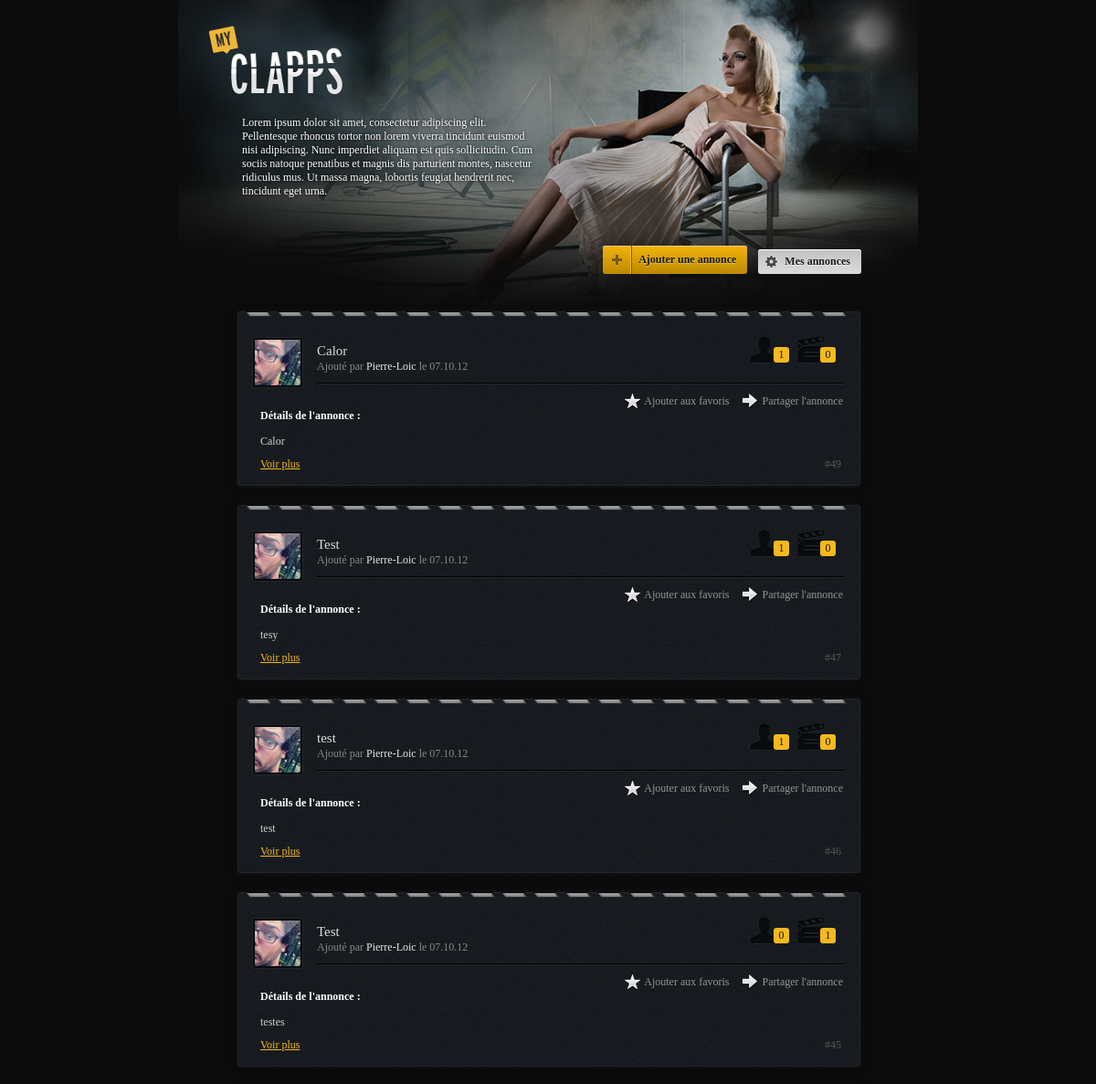
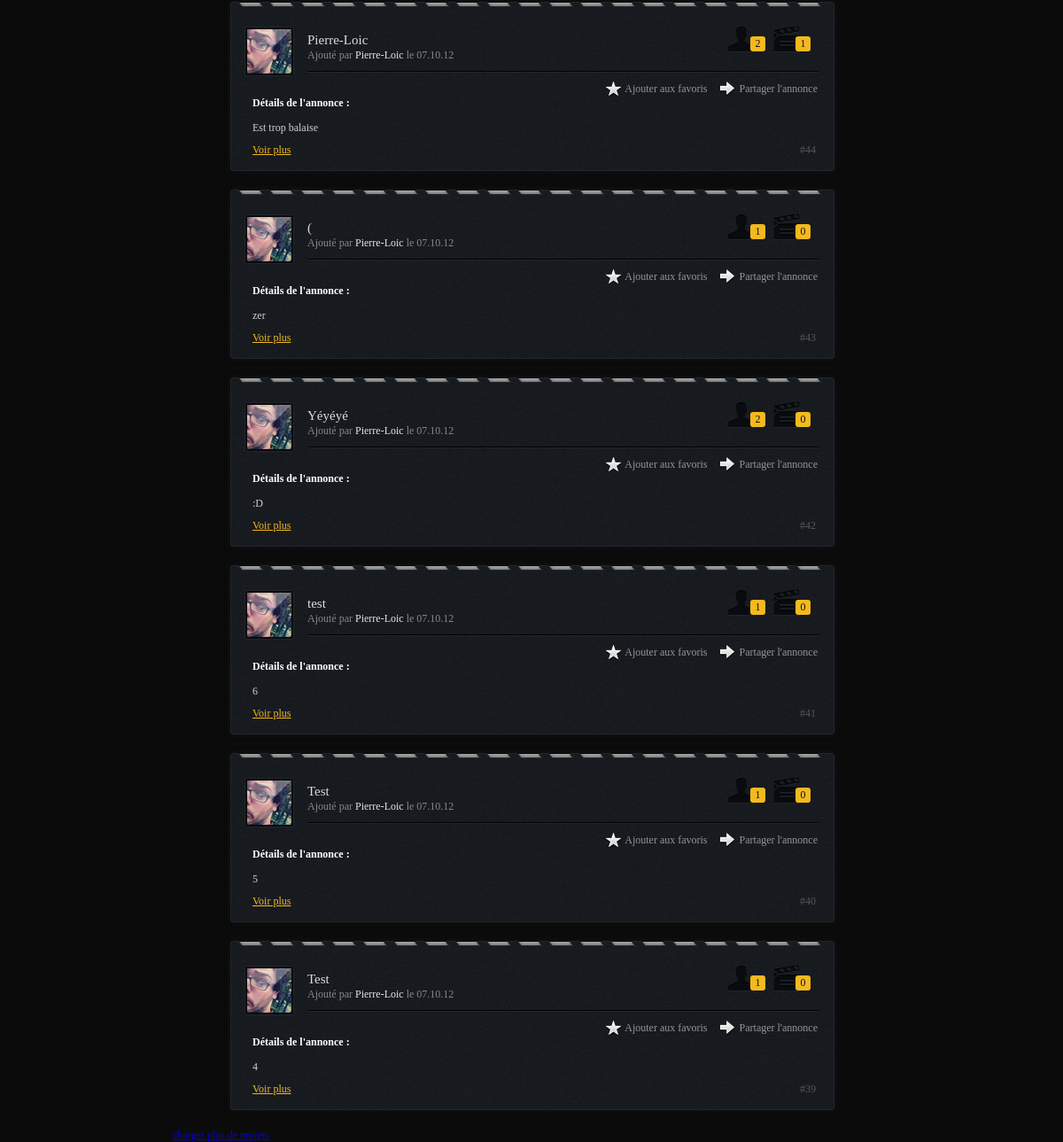
The page / on the database its author committed (2 pictures, top to bottom).
### tables this page shows
CREATE TABLE `mc_project` (
  `id_project` int(10) NOT NULL AUTO_INCREMENT,
  `title` varchar(250) NOT NULL,
  `description` text NOT NULL,
  `id_creator` int(10) NOT NULL,
  `current_state` int(1) NOT NULL DEFAULT '1',
  `create_date` date NOT NULL,
  PRIMARY KEY (`id_project`)
);

### inc/functions.php (called while the page is built, shortened)
<?php
	require_once('connect.php');
	 function getNbProject($user_fb)
	{
		global $baseDD;
		$sql = 'SELECT count(*) AS nb FROM `mc_project`';
		$q = $baseDD->prepare($sql);
		$q->setFetchMode(PDO::FETCH_ASSOC);
		$q->execute($array);
		return $q->fetchColumn();
	}
	 function getProjects($page,$user_fb){
		global $baseDD;
		$sql = "SELECT id_project, title, description, id_creator, create_date, (SELECT img_url FROM mc_users WHERE mc_users.id_user = mc_project.id_creator) AS img_creator, (SELECT name FROM mc_users WHERE mc_users.id_user = mc_project.id_creator) AS name_creator  FROM `mc_project`";
		$sql .= " ORDER BY id_project DESC";
		$sql .= ' LIMIT '.(POST_PER_PAGE*($page-1)).','.POST_PER_PAGE;
		$R1=$baseDD->prepare($sql);
		$R1->setFetchMode(PDO::FETCH_ASSOC);
		if($R1->execute($array)){
			$projects=$R1->fetchAll();
		}
		return $projects;
	 }
	function getOccurences($ppl){
		$occurence=0;
		foreach ($ppl as $occ) {
			$occurence+=$occ['occurence'];
		}
		return $occurence;
	}
	function getActiveActors($project){
		global $baseDD;
		 $R1=$baseDD->prepare("SELECT person, occurence FROM `mc_profile` WHERE id_project=:project AND domain=1 AND current_state=1 ");
		 $R1->bindParam(':project',$project);
		 $R1->setFetchMode(PDO::FETCH_ASSOC);
		 if($R1->execute()){
			$actors=$R1->fetchAll();
		 }
		 return $actors;
	 }
	function getActiveTechnicians($project){
		global $baseDD;
		 $R1=$baseDD->prepare("SELECT * FROM `mc_profile` WHERE id_project=:project AND domain=2 AND current_state=1 ");
		 $R1->bindParam(':project',$project);
		 $R1->setFetchMode(PDO::FETCH_ASSOC);
		 if($R1->execute()){
			$technicians=$R1->fetchAll();
		 }
		 return $technicians;
	 }
   ?>

### index.php (the view, shortened to what this page needs)
<?php
	require_once('./inc/functions.php');
	$page=$_GET['page'];
	if(!isset($page)){$page=1;}
	$nbProject = getNbProject($_GET['user_fb']);
?>
<!doctype html>
<html lang="fr">
<head>
	<link rel="stylesheet" type="text/css" media="all" href="./css/style.css">
	<link rel="stylesheet" href="css/jquery.fancybox.css" type="text/css" media="screen" title="no title" charset="utf-8">
</head>
<body>
	<div id="page">
		<header>
			<h1>My clapps</h1>
			<p>Lorem ipsum dolor sit amet, consectetur adipiscing elit. Pellentesque rhoncus tortor non lorem viverra tincidunt euismod nisi adipiscing. Nunc imperdiet aliquam est quis sollicitudin. Cum sociis natoque penatibus et magnis dis parturient montes, nascetur ridiculus mus. Ut massa magna, lobortis feugiat hendrerit nec, tincidunt eget urna.</p>
			<nav>
				<ul class="clearfix">
					<li class="addProject">
						<a class="fancybox.ajax" href="poppin/addProject.php">Ajouter une annonce</a>
					</li>
					<li class="myProject">
						<?php if ($_GET['id_project']): ?>
							<a href="#" id="see-all">Voir toutes les annonces</a>
						<?php else: ?>
							<a href="#" id="see-mine">Mes annonces</a>
						<?php endif; ?>
					</li>
				</ul>
			</nav>
		</header>
		<section id="projects">
			<?php
				if (isset($_GET['id_project'])) :
					$getProjects=getProject($_GET['id_project']);
				else:
					$getProjects=getProjects($page,$_GET['user_fb']);
				endif;
				foreach ($getProjects as $project): ?>
					<article class="project">
						<div class="preview">
							<div class="block_top clearfix">
								<img src="<?php echo $project['img_creator'] ?>" alt="photo profil" />
								<div class="title_block">
									<div class="title">
										<h2><?php echo $project['title']; ?></h2>
										<div>Ajouté par <span><?php echo $project['name_creator']; ?></span> le 07.10.12</div>
									</div>
									<div class="available clearfix">
										<?php $activeActors=getActiveActors($project['id_project']); ?>
										<?php $activeTechnicians=getActiveTechnicians($project['id_project']); ?>
										<div class="actors profile">
											<span><?php echo getOccurences($activeActors); ?></span>
										</div>
										<div class="technicians profile">
											<span><?php echo getOccurences($activeTechnicians); ?></span>
										</div>
									</div>
								</div>
							</div>
							<div class="share clearfix">
								<a href="#" class="share_link">Partager l'annonce</a>
								<a href="#" class="favorite_link">Ajouter aux favoris</a>
							</div>
							<div class="desc">
								<h3>Détails de l'annonce :</h3>
								<p><?php echo $project['description']; ?></p>
							</div>
							<div class="clearfix">
								<a href="#" class="see-more">Voir plus</a>
								<div class="project_id">#<?php echo $project['id_project']; ?></div>
							</div>
						</div>
					</article>
				<?php endforeach; ?>
			<?php if ($nbProject>POST_PER_PAGE && !$_GET['id_project']): ?>
				<div class="btn-more-projects">
					<a href="?page=<?php echo $page+1; ?>" data-nav="<?php echo $page ?>">charger plus de projets</a>
				</div>
			<?php endif; ?>
		</section>
	</div>
</body>
</html>

### rows shown on the page
mc_project: title "Calor", name_creator "Pierre-Loic", activeActors "1", activeTechnicians "0", description "Calor", id_project "49"
mc_project: title "Test", name_creator "Pierre-Loic", activeActors "1", activeTechnicians "0", description "tesy", id_project "47"
mc_project: title "test", name_creator "Pierre-Loic", activeActors "1", activeTechnicians "0", description "test", id_project "46"
mc_project: title "Test", name_creator "Pierre-Loic", activeActors "0", activeTechnicians "1", description "testes", id_project "45"
mc_project: title "Pierre-Loic", name_creator "Pierre-Loic", activeActors "2", activeTechnicians "1", description "Est trop balaise", id_project "44"
mc_project: title "(", name_creator "Pierre-Loic", activeActors "1", activeTechnicians "0", description "zer", id_project "43"
mc_project: title "Yéyéyé", name_creator "Pierre-Loic", activeActors "2", activeTechnicians "0", description ":D", id_project "42"
mc_project: title "test", name_creator "Pierre-Loic", activeActors "1", activeTechnicians "0", description "6", id_project "41"
mc_project: title "Test", name_creator "Pierre-Loic", activeActors "1", activeTechnicians "0", description "5", id_project "40"
mc_project: title "Test", name_creator "Pierre-Loic", activeActors "1", activeTechnicians "0", description "4", id_project "39"
